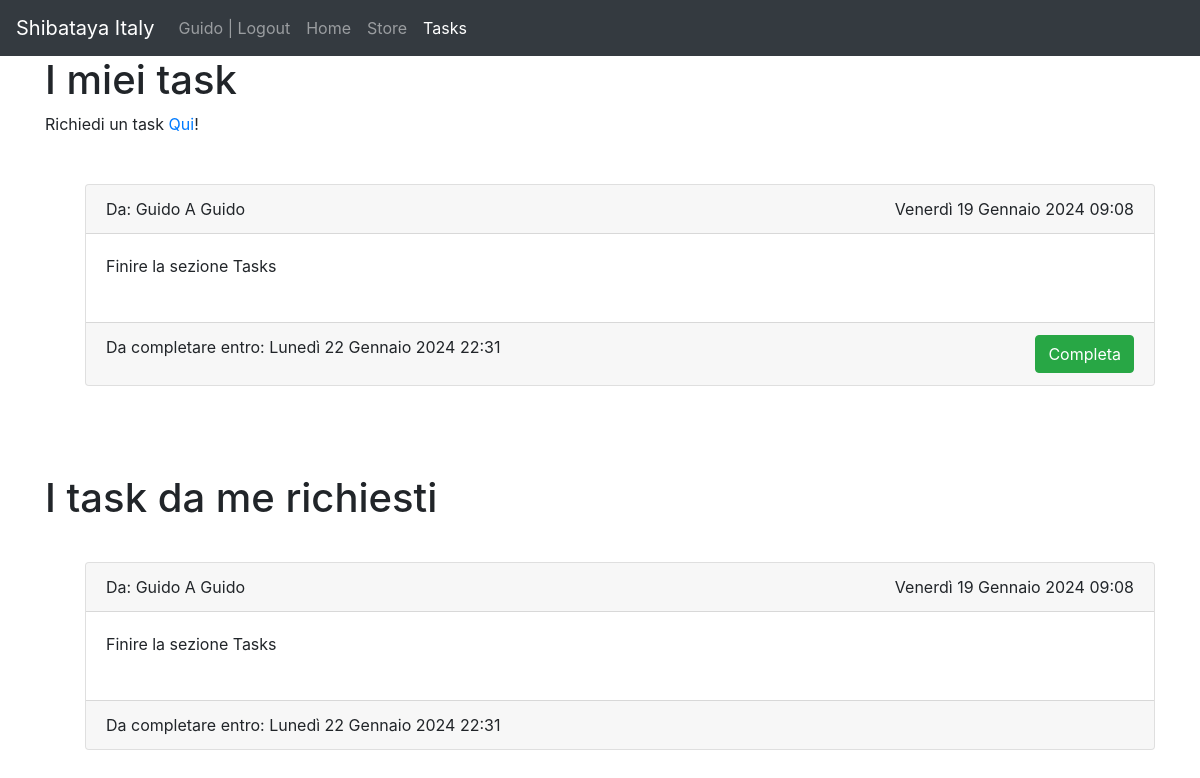
Before: /tasks/ (signed in) with the older database file.
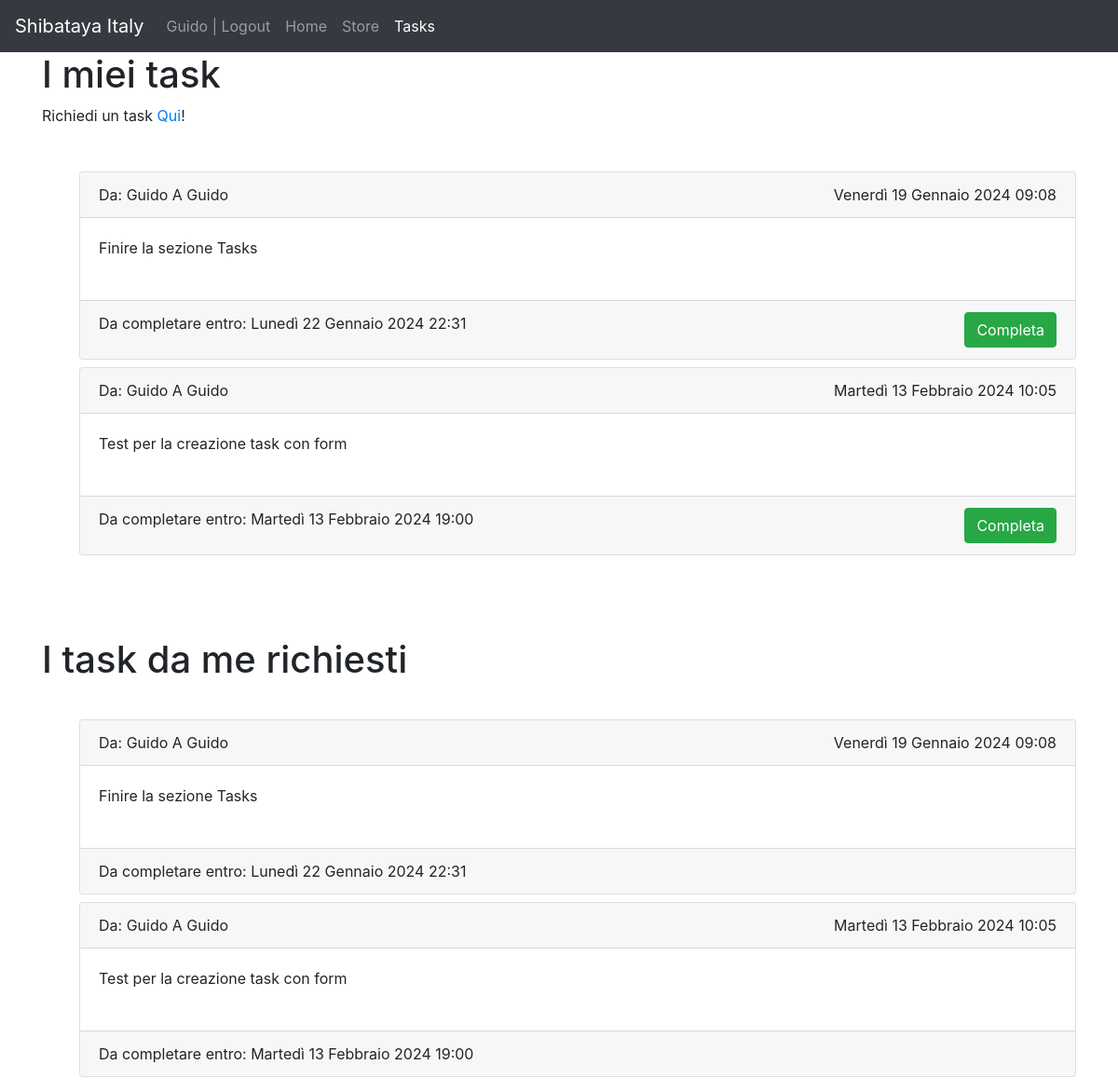
After: the same page with the newer database file.
### sbt_app/models.py (models this page shows)
class task(models.Model):
    title = models.CharField(max_length=200)
    completed = models.BooleanField(default=False)
    target = models.ForeignKey(User, on_delete=models.CASCADE, related_name="target")
    author = models.ForeignKey(User, on_delete=models.CASCADE)
    datetime_limit = models.DateTimeField(default = get_default_time(), blank=False, null=False)
    submission_date = models.DateTimeField(auto_now_add=True, editable=False)

### sbt_app/views.py (the view, shortened to what this page needs)
# urls.py: path("tasks/", views.tasks, name="tasks"),
@login_required(login_url="/login")
def tasks(request):
    items = task.objects.all()
    return render(request, "tasks.html", {"tasks": items})

### sbt_app/templates/tasks.html (shortened to what this page needs)
{%extends "base.html"%}
{%block content%}
<h1>I miei task</h1>
<span>
    <p>Richiedi un task <a href="/task_request">Qui</a>!</p>
</span>
<br>
<ul>
    {%for task in tasks%}
    {%if user.username == task.target.username and not task.completed%}
        <div class="card mt-2">
            <div class="card-header">
                Da: {{task.author.username}} A {{task.target.username}}
            <span style="float:right">{{task.submission_date}}</span>
            </div>
            <div class="card-body d-flex d-flexrow justify-content-between">
            {{task.title}}
            <br><br>
            </div>
            <div class="card-footer">
                <form method="post">
                    Da completare entro: {{task.datetime_limit}}
                    <button type="submit" class="btn btn-success" style="float:right" name="complete_id" value="{{task.id}}">
                        Completa
                    </button>
                </form>
            </div>
        </div>
    {%endif%}
    {%empty%}
        </p>Non hai task da completare!</p>
    {% endfor %}
</ul>
<br><br><br>
<h1>I task da me richiesti</h1>
<br>
<ul>
    {%for task in tasks%}
        {%if user.username == task.author.username%}
            <div class="card mt-2">
                <div class="card-header">
                    Da: {{task.author.username}} A {{task.target.username}}
                <span style="float:right">{{task.submission_date}}</span>
                </div>
                <div class="card-body d-flex d-flexrow justify-content-between">
                {{task.title}}
                <br><br>
                </div>
                <div class="card-footer">
                    <form method="post">
                        {%if task.completed%}Completato {{task.datetime_limit}}{%else%}Da completare entro: {{task.datetime_limit}}{%endif%}
                    </form>
                </div>
            </div>
        {%endif%}
        {%empty%}
            </p>Tutti i task da te richiesti sono stati completati!</p>
    {% endfor %}
</ul>
{% endblock %}

Changed rows visible on the page:
added task: author.username "Guido", target.username "Guido", submission_date "Martedì 13 Febbraio 2024 10:05", title "Test per la creazione task con form", datetime_limit "Martedì 13 Febbraio 2024 19:00", {{ task.id }} 4 (drawn)
